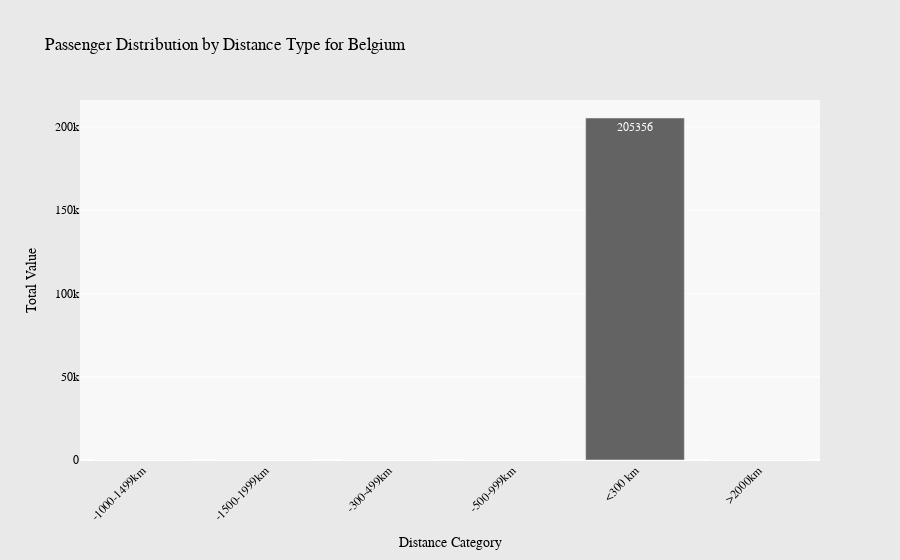
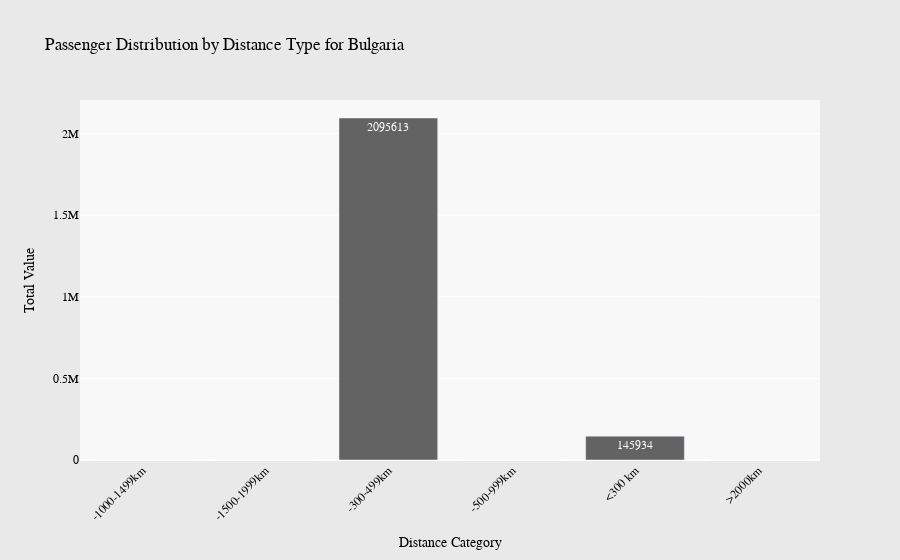
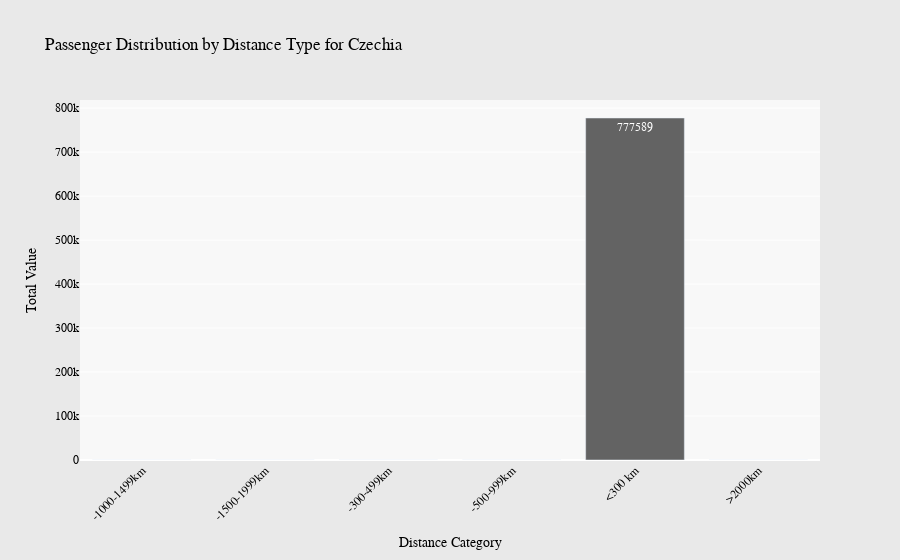
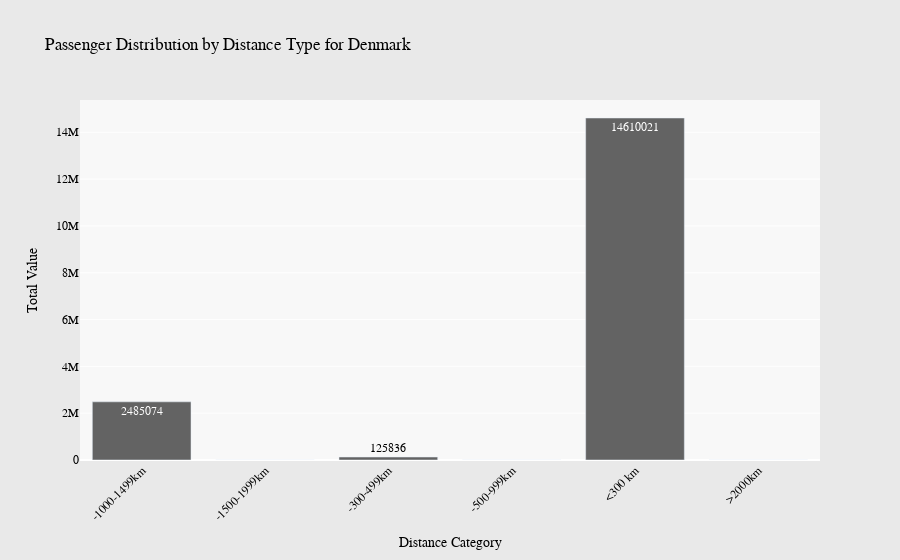

The notebook cell saved with these charts, in order:
### Code cell
plot_distance_relevance_for_each_country(df_long)

### Figure 1 — Plotly figure (JSON) as saved in the notebook; plotly's stock layout.template omitted (floating-point values rounded to 4 significant figures)
{"data": [{"alignmentgroup": "True", "hovertemplate": "Distance=%{x}<br>Value=%{text}<extra></extra>", "legendgroup": "", "marker": {"color": "#636363", "pattern": {"shape": ""}}, "name": "", "offsetgroup": "", "orientation": "v", "showlegend": false, "text": [0, 0, 0, 0, 205356, 0], "textposition": "auto", "type": "bar", "x": ["-1000-1499km", "-1500-1999km", "-300-499km", "-500-999km", "<300 km", ">2000km"], "xaxis": "x", "y": [0, 0, 0, 0, 205356, 0], "yaxis": "y"}], "layout": {"autosize": true, "barmode": "relative", "font": {"color": "black", "family": "Arial, sans-serif", "size": 12}, "legend": {"title": {"text": "Type"}, "tracegroupgap": 0}, "paper_bgcolor": "rgba(233,233,233,1)", "plot_bgcolor": "rgba(248,248,248,1)", "title": {"text": "Passenger Distribution by Distance Type for Belgium"}, "uniformtext": {"minsize": 6, "mode": "hide"}, "xaxis": {"anchor": "y", "autorange": true, "domain": [0, 1], "range": [-0.5, 5.5], "tickangle": -45, "title": {"text": "Distance Category"}, "type": "category"}, "yaxis": {"anchor": "x", "autorange": true, "domain": [0, 1], "range": [0, 216200.0], "title": {"text": "Total Value"}, "type": "linear"}}}

### Figure 2 — Plotly figure (JSON) as saved in the notebook; plotly's stock layout.template omitted (floating-point values rounded to 4 significant figures)
{"data": [{"alignmentgroup": "True", "hovertemplate": "Distance=%{x}<br>Value=%{text}<extra></extra>", "legendgroup": "", "marker": {"color": "#636363", "pattern": {"shape": ""}}, "name": "", "offsetgroup": "", "orientation": "v", "showlegend": false, "text": [0, 0, 2095613, 0, 145934, 0], "textposition": "auto", "type": "bar", "x": ["-1000-1499km", "-1500-1999km", "-300-499km", "-500-999km", "<300 km", ">2000km"], "xaxis": "x", "y": [0, 0, 2095613, 0, 145934, 0], "yaxis": "y"}], "layout": {"autosize": true, "barmode": "relative", "font": {"color": "black", "family": "Arial, sans-serif", "size": 12}, "legend": {"title": {"text": "Type"}, "tracegroupgap": 0}, "paper_bgcolor": "rgba(233,233,233,1)", "plot_bgcolor": "rgba(248,248,248,1)", "title": {"text": "Passenger Distribution by Distance Type for Bulgaria"}, "uniformtext": {"minsize": 6, "mode": "hide"}, "xaxis": {"anchor": "y", "autorange": true, "domain": [0, 1], "range": [-0.5, 5.5], "tickangle": -45, "title": {"text": "Distance Category"}, "type": "category"}, "yaxis": {"anchor": "x", "autorange": true, "domain": [0, 1], "range": [0, 2206000.0], "title": {"text": "Total Value"}, "type": "linear"}}}

### Figure 3 — Plotly figure (JSON) as saved in the notebook; plotly's stock layout.template omitted (floating-point values rounded to 4 significant figures)
{"data": [{"alignmentgroup": "True", "hovertemplate": "Distance=%{x}<br>Value=%{text}<extra></extra>", "legendgroup": "", "marker": {"color": "#636363", "pattern": {"shape": ""}}, "name": "", "offsetgroup": "", "orientation": "v", "showlegend": false, "text": [0, 0, 0, 0, 777589, 0], "textposition": "auto", "type": "bar", "x": ["-1000-1499km", "-1500-1999km", "-300-499km", "-500-999km", "<300 km", ">2000km"], "xaxis": "x", "y": [0, 0, 0, 0, 777589, 0], "yaxis": "y"}], "layout": {"autosize": true, "barmode": "relative", "font": {"color": "black", "family": "Arial, sans-serif", "size": 12}, "legend": {"title": {"text": "Type"}, "tracegroupgap": 0}, "paper_bgcolor": "rgba(233,233,233,1)", "plot_bgcolor": "rgba(248,248,248,1)", "title": {"text": "Passenger Distribution by Distance Type for Czechia"}, "uniformtext": {"minsize": 6, "mode": "hide"}, "xaxis": {"anchor": "y", "autorange": true, "domain": [0, 1], "range": [-0.5, 5.5], "tickangle": -45, "title": {"text": "Distance Category"}, "type": "category"}, "yaxis": {"anchor": "x", "autorange": true, "domain": [0, 1], "range": [0, 818500.0], "title": {"text": "Total Value"}, "type": "linear"}}}

### Figure 4 — Plotly figure (JSON) as saved in the notebook; plotly's stock layout.template omitted (floating-point values rounded to 4 significant figures)
{"data": [{"alignmentgroup": "True", "hovertemplate": "Distance=%{x}<br>Value=%{text}<extra></extra>", "legendgroup": "", "marker": {"color": "#636363", "pattern": {"shape": ""}}, "name": "", "offsetgroup": "", "orientation": "v", "showlegend": false, "text": [2485074, 0, 125836, 0, 14610021, 0], "textposition": "auto", "type": "bar", "x": ["-1000-1499km", "-1500-1999km", "-300-499km", "-500-999km", "<300 km", ">2000km"], "xaxis": "x", "y": [2485074, 0, 125836, 0, 14610021, 0], "yaxis": "y"}], "layout": {"autosize": true, "barmode": "relative", "font": {"color": "black", "family": "Arial, sans-serif", "size": 12}, "legend": {"title": {"text": "Type"}, "tracegroupgap": 0}, "paper_bgcolor": "rgba(233,233,233,1)", "plot_bgcolor": "rgba(248,248,248,1)", "title": {"text": "Passenger Distribution by Distance Type for Denmark"}, "uniformtext": {"minsize": 6, "mode": "hide"}, "xaxis": {"anchor": "y", "autorange": true, "domain": [0, 1], "range": [-0.5, 5.5], "tickangle": -45, "title": {"text": "Distance Category"}, "type": "category"}, "yaxis": {"anchor": "x", "autorange": true, "domain": [0, 1], "range": [0, 15380000.0], "title": {"text": "Total Value"}, "type": "linear"}}}
